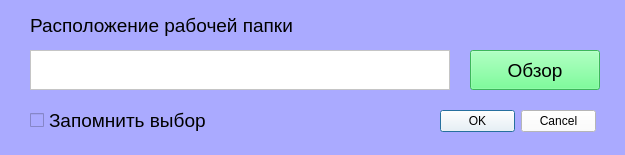
<?xml version="1.0" encoding="UTF-8"?>
<ui version="4.0">
 <class>Form</class>
 <widget class="QWidget" name="Form">
  <property name="geometry">
   <rect>
    <x>0</x>
    <y>0</y>
    <width>625</width>
    <height>155</height>
   </rect>
  </property>
  <property name="minimumSize">
   <size>
    <width>625</width>
    <height>155</height>
   </size>
  </property>
  <property name="maximumSize">
   <size>
    <width>625</width>
    <height>155</height>
   </size>
  </property>
  <property name="windowTitle">
   <string>Рабочая папка</string>
  </property>
  <property name="windowIcon">
   <iconset>
    <normaloff>book_mark_line.png</normaloff>book_mark_line.png</iconset>
  </property>
  <property name="styleSheet">
   <string notr="true">background-color: rgb(0, 170, 255);
background-color: rgb(170, 170, 255);</string>
  </property>
  <widget class="QTextEdit" name="textEdit">
   <property name="geometry">
    <rect>
     <x>30</x>
     <y>50</y>
     <width>420</width>
     <height>40</height>
    </rect>
   </property>
   <property name="font">
    <font>
     <pointsize>14</pointsize>
    </font>
   </property>
   <property name="styleSheet">
    <string notr="true">background-color: rgb(255, 255, 255);</string>
   </property>
  </widget>
  <widget class="QPushButton" name="pushButton">
   <property name="geometry">
    <rect>
     <x>470</x>
     <y>50</y>
     <width>130</width>
     <height>40</height>
    </rect>
   </property>
   <property name="font">
    <font>
     <pointsize>14</pointsize>
    </font>
   </property>
   <property name="styleSheet">
    <string notr="true">background-color: rgb(85, 255, 127);</string>
   </property>
   <property name="text">
    <string>Обзор</string>
   </property>
  </widget>
  <widget class="QLabel" name="label">
   <property name="geometry">
    <rect>
     <x>30</x>
     <y>10</y>
     <width>270</width>
     <height>31</height>
    </rect>
   </property>
   <property name="font">
    <font>
     <pointsize>14</pointsize>
    </font>
   </property>
   <property name="text">
    <string>Расположение рабочей папки</string>
   </property>
  </widget>
  <widget class="QCheckBox" name="checkBox">
   <property name="geometry">
    <rect>
     <x>30</x>
     <y>100</y>
     <width>181</width>
     <height>40</height>
    </rect>
   </property>
   <property name="font">
    <font>
     <pointsize>14</pointsize>
    </font>
   </property>
   <property name="text">
    <string>Запомнить выбор</string>
   </property>
  </widget>
  <widget class="QDialogButtonBox" name="buttonBox">
   <property name="geometry">
    <rect>
     <x>440</x>
     <y>110</y>
     <width>156</width>
     <height>23</height>
    </rect>
   </property>
   <property name="styleSheet">
    <string notr="true">background-color: rgb(255, 255, 255);</string>
   </property>
   <property name="standardButtons">
    <set>QDialogButtonBox::Cancel|QDialogButtonBox::Ok</set>
   </property>
  </widget>
 </widget>
 <resources/>
 <connections/>
</ui>
